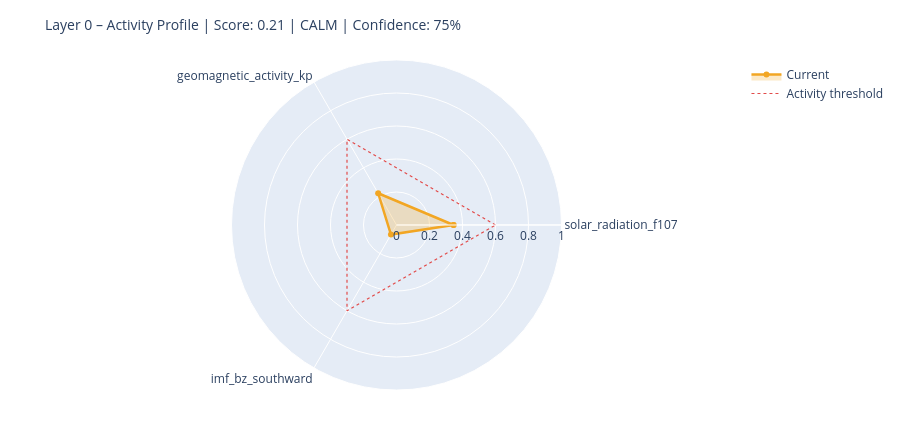

The notebook cell saved with this chart:
### Markdown cell above
---
## 6. State Assessment & Handoff to Layer 1

### Code cell
# ============================================================
# STEP 1 – Collect raw values with source modes
# Mode: 'primary' | 'fallback_3h' | 'last_valid' | 'missing'
# ============================================================

def safe_last(df, col):
    if df is None or col not in df.columns: return None
    s = df[col].dropna()
    return float(s.iloc[-1]) if not s.empty else None

f107_now = safe_last(df_f107, 'f10.7')
bz_now   = safe_last(df_mag,  'bz_gsm')
kp_now   = safe_last(df_kp,   'kp')
sw_now   = safe_last(df_sw,   'speed')

source_modes = {
    'F10.7':    'primary'  if f107_now is not None else 'missing',
    'Kp':       'primary'  if kp_now   is not None else 'missing',
    'IMF_Bz':   'primary'  if bz_now   is not None else 'missing',
    'SW_speed': 'primary'  if sw_now   is not None else 'missing',
}

# Kp Fallback – 3h endpoint
if kp_now is None:
    try:
        r = requests.get(
            'https://services.swpc.noaa.gov/json/noaa-planetary-k-index.json',
            timeout=10)
        r.raise_for_status()
        fb = pd.DataFrame(r.json())
        tc = next((c for c in fb.columns if 'time' in c.lower()), fb.columns[0])
        kc = next((c for c in fb.columns if 'kp' in c.lower() and c != tc), None)
        if kc:
            fb[kc] = fb[kc].astype(str).str.extract(r'([0-9]+(?:\.[0-9]*)?)')[0]
            fb[kc] = pd.to_numeric(fb[kc], errors='coerce')
            fb = fb[fb[kc] >= 0].dropna(subset=[kc])
            if not fb.empty:
                kp_now = float(fb[kc].iloc[-1])
                source_modes['Kp'] = 'fallback_3h'
                print(f'  Kp fallback (3h): {kp_now:.1f}')
    except Exception as e:
        print(f'  Kp fallback failed: {e}')

# Solar Wind Fallback – last valid value
if sw_now is None and df_sw is not None and 'speed' in df_sw.columns:
    s = df_sw['speed'].dropna()
    if not s.empty:
        sw_now = float(s.iloc[-1])
        source_modes['SW_speed'] = 'last_valid'
        print(f'  SW fallback (last_valid): {sw_now:.0f} km/s')

print()
print('Source modes:', source_modes)

# ============================================================
# STEP 2 – Score from available components only
# ============================================================

def norm(v, lo, hi):
    if v is None: return None
    return max(0.0, min(1.0, (v - lo) / (hi - lo)))

COMPONENTS = {
    'solar_radiation_f107':    (f107_now, norm(f107_now, 60, 250)),
    'geomagnetic_activity_kp': (kp_now,   norm(kp_now,   0,   9)),
    'imf_bz_southward':        (bz_now,   norm(-(bz_now or 0) if bz_now else None, -5, 30)
                                           if bz_now is not None else None),
    'solar_wind_speed':        (sw_now,   norm(sw_now, 300, 800)),
}

available   = {k: v[1] for k, v in COMPONENTS.items() if v[1] is not None}
unavailable = [k for k, v in COMPONENTS.items() if v[1] is None]

layer0_score = round(sum(available.values()) / len(available), 4) if available else None
confidence   = round(len(available) / len(COMPONENTS), 2)

level = ('unknown'  if layer0_score is None
         else 'calm'     if layer0_score < 0.3
         else 'moderate' if layer0_score < 0.6
         else 'active')

# ============================================================
# STEP 3 – Dominant Driver
# ============================================================

def dominant_driver(kp, f107, bz, sw):
    candidates = []
    if kp   is not None and kp   >= 4:   candidates.append(('geomagnetic',    kp / 9))
    if sw   is not None and sw   >= 500:  candidates.append(('solar_wind',     sw / 800))
    if bz   is not None and bz   <= -5:   candidates.append(('imf_southward',  abs(bz) / 30))
    if f107 is not None and f107 >= 150:  candidates.append(('solar_radiation',f107 / 250))
    return max(candidates, key=lambda x: x[1])[0] if candidates else 'none'

driver = dominant_driver(kp_now, f107_now, bz_now, sw_now)

# ============================================================
# STEP 4 – Downstream expectations
# ============================================================

def downstream_expectation(driver, score, kp, bz, f107):
    exp = {
        'magnetosphere':        'calm',
        'ionosphere':           'calm',
        'schumann_resonance':   'unchanged',
        'lithosphere_currents': 'low',
    }
    if driver == 'geomagnetic' or (kp and kp >= 5):
        exp['magnetosphere']        = 'compressed / storm'
        exp['ionosphere']           = 'elevated disturbance (TEC variability)'
        exp['schumann_resonance']   = 'elevated amplitude possible'
        exp['lithosphere_currents'] = 'elevated induction currents'
    elif driver == 'imf_southward' or (bz and bz <= -5):
        exp['magnetosphere']        = 'energy coupling active'
        exp['ionosphere']           = 'elevated electron density possible'
        exp['schumann_resonance']   = 'slight modulation possible'
    elif driver == 'solar_radiation' or (f107 and f107 >= 150):
        exp['ionosphere']           = 'elevated ionization (F-layer)'
        exp['schumann_resonance']   = 'slightly elevated background activity'
    return exp

downstream = downstream_expectation(driver, layer0_score, kp_now, bz_now, f107_now)

# ============================================================
# CONSOLE OUTPUT
# ============================================================

W = 58
print('=' * W)
print('LAYER 0 – STATE ASSESSMENT')
print('=' * W)
for name, (raw_v, score_v) in COMPONENTS.items():
    if score_v is not None:
        bar = '█' * int(score_v * 20) + '░' * (20 - int(score_v * 20))
        print(f'  {name:<35}  {bar}  {score_v:.2f}')
    else:
        print(f'  {name:<35}  {"─" * 20}  n/a')
print('-' * W)
print(f'  Score ({len(available)}/{len(COMPONENTS)} components):  {layer0_score:.3f}')
print(f'  Confidence:         {confidence:.0%}')
print(f'  Level:              {level.upper()}')
print(f'  Dominant Driver:    {driver}')

# Radar chart
cats = list(available.keys())
vals = list(available.values())
if len(cats) >= 3:
    fig = go.Figure()
    fig.add_trace(go.Scatterpolar(
        r=vals + [vals[0]], theta=cats + [cats[0]],
        fill='toself', fillcolor='rgba(242,166,35,0.25)',
        line=dict(color='#F2A623', width=2.5), name='Current'
    ))
    fig.add_trace(go.Scatterpolar(
        r=[0.6] * (len(cats) + 1), theta=cats + [cats[0]],
        line=dict(color='#E24B4A', dash='dot', width=1.2),
        mode='lines', name='Activity threshold'
    ))
    fig.update_layout(
        title=dict(text=f'Layer 0 – Activity Profile | Score: {layer0_score:.2f} | {level.upper()} | Confidence: {confidence:.0%}',
                   font=dict(size=14)),
        polar=dict(radialaxis=dict(visible=True, range=[0, 1])),
        height=430, showlegend=True,
        margin=dict(l=60, r=60, t=60, b=40)
    )
    fig.show()

### Figure 1 — Plotly figure (JSON) as saved in the notebook; plotly's stock layout.template omitted (floating-point values rounded to 4 significant figures)
{"data": [{"fill": "toself", "fillcolor": "rgba(242,166,35,0.25)", "line": {"color": "#F2A623", "width": 2.5}, "name": "Current", "r": [0.3457, 0.2222, 0.06714, 0.3457], "theta": ["solar_radiation_f107", "geomagnetic_activity_kp", "imf_bz_southward", "solar_radiation_f107"], "type": "scatterpolar"}, {"line": {"color": "#E24B4A", "dash": "dot", "width": 1.2}, "mode": "lines", "name": "Activity threshold", "r": [0.6, 0.6, 0.6, 0.6], "theta": ["solar_radiation_f107", "geomagnetic_activity_kp", "imf_bz_southward", "solar_radiation_f107"], "type": "scatterpolar"}], "layout": {"height": 430, "margin": {"b": 40, "l": 60, "r": 60, "t": 60}, "polar": {"radialaxis": {"range": [0, 1], "visible": true}}, "showlegend": true, "title": {"font": {"size": 14}, "text": "Layer 0 – Activity Profile | Score: 0.21 | CALM | Confidence: 75%"}}}
